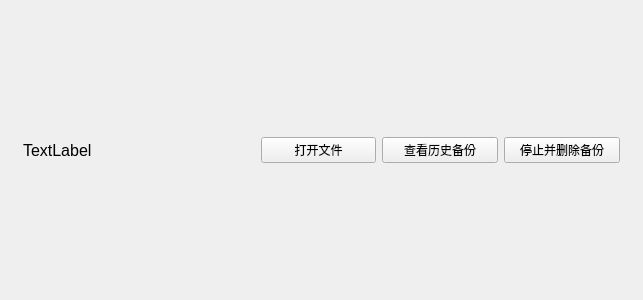
<?xml version="1.0" encoding="UTF-8"?>
<ui version="4.0">
 <class>HomePageChild_TrackFile</class>
 <widget class="QWidget" name="HomePageChild_TrackFile">
  <property name="geometry">
   <rect>
    <x>0</x>
    <y>0</y>
    <width>643</width>
    <height>300</height>
   </rect>
  </property>
  <property name="windowTitle">
   <string>Form</string>
  </property>
  <layout class="QHBoxLayout" name="horizontalLayout">
   <item>
    <widget class="ElaScrollPageArea" name="widget" native="true">
     <layout class="QHBoxLayout" name="horizontalLayout_3" stretch="2,1,1,1">
      <property name="leftMargin">
       <number>12</number>
      </property>
      <property name="topMargin">
       <number>12</number>
      </property>
      <property name="rightMargin">
       <number>12</number>
      </property>
      <property name="bottomMargin">
       <number>12</number>
      </property>
      <item>
       <widget class="ElaText" name="label">
        <property name="sizePolicy">
         <sizepolicy hsizetype="Preferred" vsizetype="Preferred">
          <horstretch>0</horstretch>
          <verstretch>0</verstretch>
         </sizepolicy>
        </property>
        <property name="font">
         <font>
          <pointsize>12</pointsize>
         </font>
        </property>
        <property name="text">
         <string>TextLabel</string>
        </property>
       </widget>
      </item>
      <item>
       <widget class="ElaPushButton" name="pushButton_OpenFile">
        <property name="text">
         <string>打开文件</string>
        </property>
       </widget>
      </item>
      <item>
       <widget class="ElaPushButton" name="pushButton_Backup">
        <property name="text">
         <string>查看历史备份</string>
        </property>
       </widget>
      </item>
      <item>
       <widget class="ElaPushButton" name="pushButton_RemoveTrack">
        <property name="text">
         <string>停止并删除备份</string>
        </property>
       </widget>
      </item>
     </layout>
    </widget>
   </item>
  </layout>
 </widget>
 <customwidgets>
  <customwidget>
   <class>ElaText</class>
   <extends>QLabel</extends>
   <header location="global">elatext.h</header>
  </customwidget>
  <customwidget>
   <class>ElaScrollPageArea</class>
   <extends>QWidget</extends>
   <header location="global">elascrollpagearea.h</header>
   <container>1</container>
  </customwidget>
  <customwidget>
   <class>ElaPushButton</class>
   <extends>QPushButton</extends>
   <header location="global">elapushbutton.h</header>
  </customwidget>
 </customwidgets>
 <resources/>
 <connections/>
</ui>
